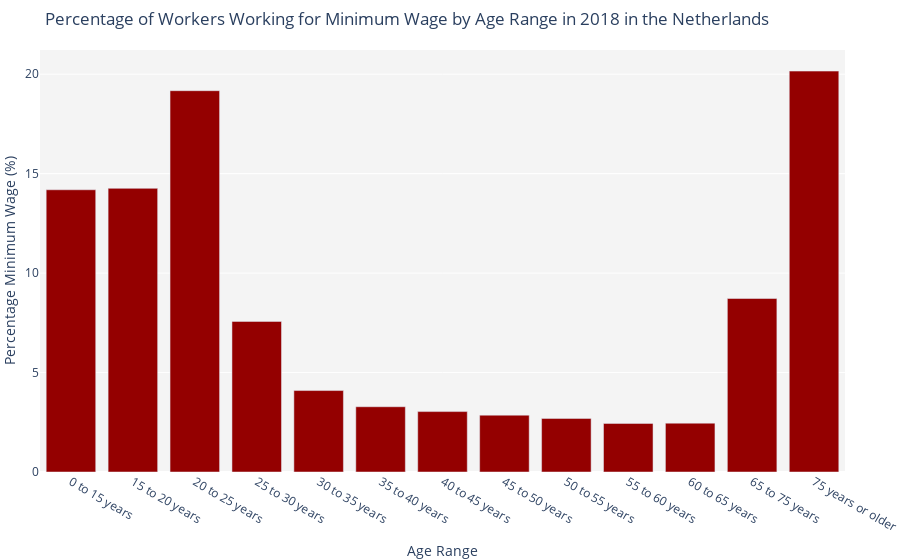

Notebook source saved alongside this figure:
### Markdown cell above
## Percentage of Workers Earning Minimum Wage by Age Range in 2018 in the Netherlands
The below graph provides an insightful look into the distribution of minimum wage workers across various age groups. The highest percentage of minimum wage workers is in the "20 to 25 years" age range, approaching 20%. Younger age groups, "0 to 15 years" and "15 to 20 years," also show high percentages above 15%. From "25 to 60 years," the percentages remain low, around 5% or less. There’s a noticeable rise in the "65 to 75 years" age range, nearing 10%, and the "75 years or older" group also approaches 20%.

### Code cell
data = pd.read_csv('minimumloon_werknemers.csv')

df = pd.DataFrame(data)

fig = px.bar(
    df,
    x="age",
    y="percentage_minimum_wage",
    title="Percentage of Workers Working for Minimum Wage by Age Range in 2018 in the Netherlands",
    labels={"percentage_minimum_wage": "Percentage Minimum Wage (%)", "Age Range": "Age Range"}
)

fig.update_traces(marker_color='#940000', showlegend=False)

fig.update_layout(
    xaxis_title='Age Range',
    yaxis_title='Percentage Minimum Wage (%)',
    title="Percentage of Workers Working for Minimum Wage by Age Range in 2018 in the Netherlands",
    margin=dict(l=0, r=0, t=50, b=0),
    plot_bgcolor='#f4f4f4'

)

fig.show()

### Figure 1 — Plotly figure (JSON) as saved in the notebook; plotly's stock layout.template omitted (floating-point values rounded to 4 significant figures)
{"data": [{"alignmentgroup": "True", "hovertemplate": "age=%{x}<br>Percentage Minimum Wage (%)=%{y}<extra></extra>", "legendgroup": "", "marker": {"color": "#940000", "pattern": {"shape": ""}}, "name": "", "offsetgroup": "", "orientation": "v", "showlegend": false, "textposition": "auto", "type": "bar", "x": ["0 to 15 years", "15 to 20 years", "20 to 25 years", "25 to 30 years", "30 to 35 years", "35 to 40 years", "40 to 45 years", "45 to 50 years", "50 to 55 years", "55 to 60 years", "60 to 65 years", "65 to 75 years", "75 years or older"], "xaxis": "x", "y": [14.19, 14.26, 19.17, 7.571, 4.095, 3.281, 3.037, 2.858, 2.694, 2.443, 2.456, 8.723, 20.16], "yaxis": "y"}], "layout": {"autosize": true, "barmode": "relative", "legend": {"tracegroupgap": 0}, "margin": {"b": 0, "l": 0, "r": 0, "t": 50}, "plot_bgcolor": "#f4f4f4", "title": {"text": "Percentage of Workers Working for Minimum Wage by Age Range in 2018 in the Netherlands"}, "xaxis": {"anchor": "y", "autorange": true, "domain": [0, 1], "range": [-0.5, 12.5], "title": {"text": "Age Range"}, "type": "category"}, "yaxis": {"anchor": "x", "autorange": true, "domain": [0, 1], "range": [0, 21.22], "title": {"text": "Percentage Minimum Wage (%)"}, "type": "linear"}}}
